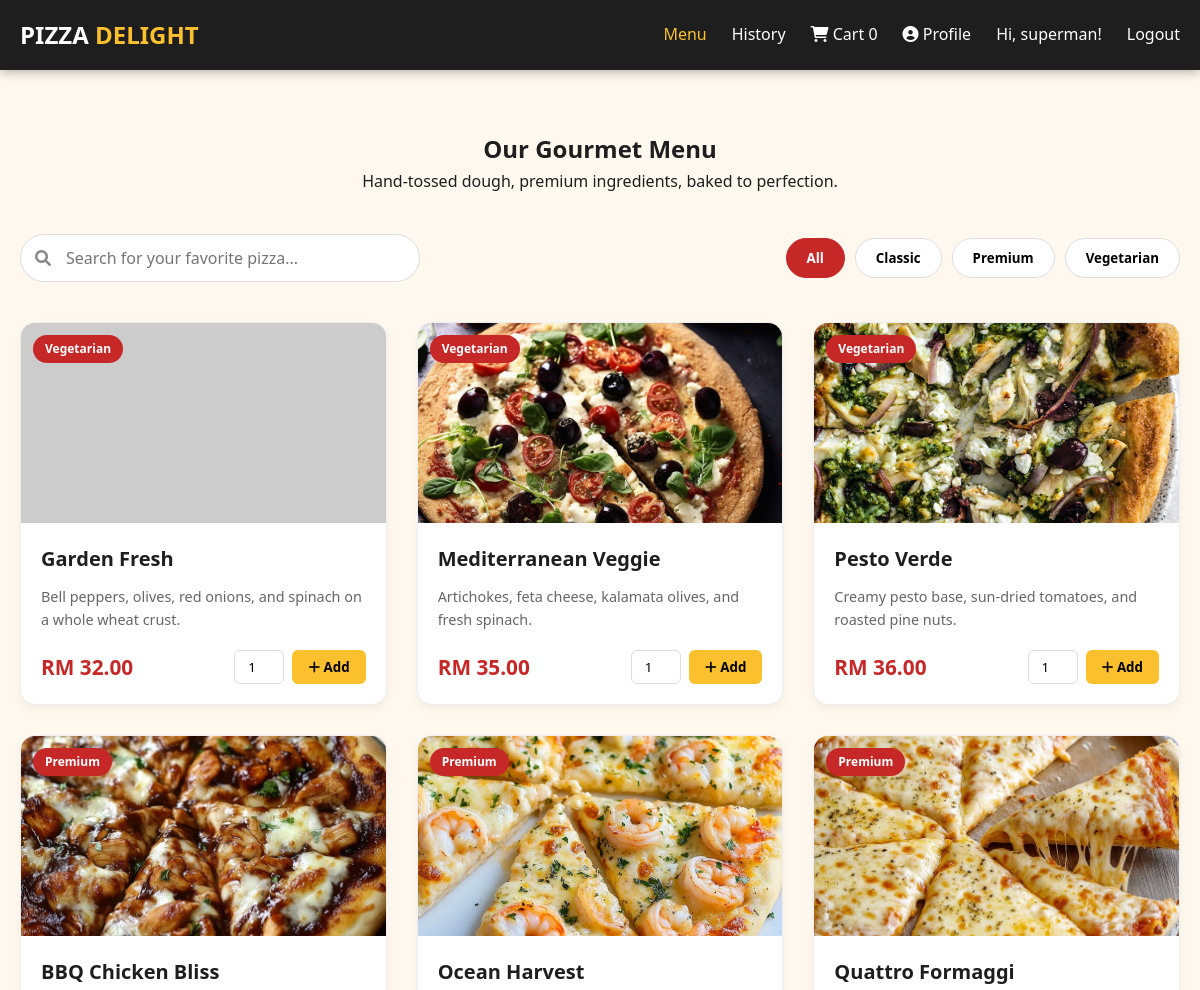
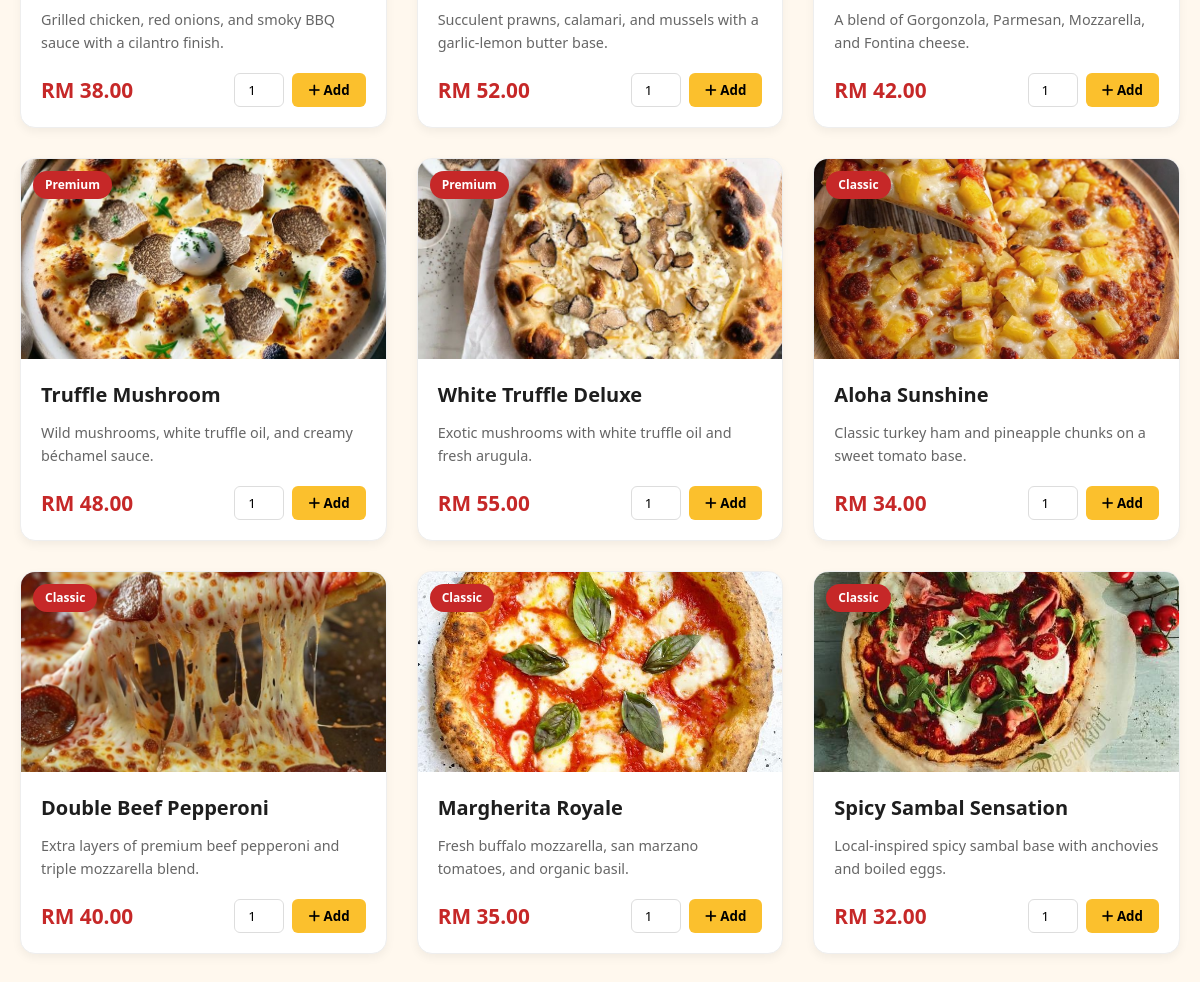
Screenshot of /index.php (signed in) with the database file from the repository (2 pictures, top to bottom).
### tables this page shows
CREATE TABLE `pizzas` (
  `id` int(11) NOT NULL,
  `name` varchar(100) NOT NULL,
  `description` text DEFAULT NULL,
  `price` decimal(10,2) NOT NULL,
  `image` varchar(255) DEFAULT NULL,
  `category` varchar(50) DEFAULT NULL,
  `status` enum('available','unavailable') DEFAULT 'available',
  `created_at` timestamp NOT NULL DEFAULT current_timestamp()
);

### index.php (the view, shortened to what this page needs)
<?php
require_once 'db.php';
$query = "SELECT * FROM pizzas WHERE status = 'available' ORDER BY category DESC, name ASC";
$result = $conn->query($query);
?>
<!DOCTYPE html>
<html lang="en">
<head>
    <link rel="stylesheet" href="https://cdnjs.cloudflare.com/ajax/libs/font-awesome/6.0.0/css/all.min.css">
    <link rel="stylesheet" href="style.css">
</head>
<body>
    <nav class="navbar">
        <div class="nav-container">
            <h1 class="logo">PIZZA <span>DELIGHT</span></h1>
            <div class="nav-links">
                <a href="index.php" class="active">Menu</a>
                <a href="order_history.php">History</a>
                <a href="cart.php" class="cart-link">
                    <i class="fas fa-shopping-cart"></i>
                    Cart <span id="cart-count"><?php echo isset($_SESSION['cart']) ? array_sum($_SESSION['cart']) : 0; ?></span>
                </a>
                <a href="profile.php" class="<?php echo (basename($_SERVER['PHP_SELF']) == 'profile.php') ? 'active' : ''; ?>">
                  <i class="fas fa-user-circle"></i> Profile
                </a>
                <span class="user-greet">Hi, <?php echo htmlspecialchars($_SESSION['username']); ?>!</span>
                <a href="logout.php" class="btn-outline">Logout</a>
            </div>
        </div>
    </nav>
    <main class="menu-container">
        <header class="menu-header">
            <h2>Our Gourmet Menu</h2>
            <p>Hand-tossed dough, premium ingredients, baked to perfection.</p>
        </header>
        <div class="menu-controls">
            <div class="search-box">
                <i class="fas fa-search"></i>
                <input type="text" id="menuSearch" placeholder="Search for your favorite pizza..." onkeyup="filterMenu()">
            </div>
            <div class="filter-tabs">
                <button class="tab-btn active" onclick="filterCategory('all', this)">All</button>
                <button class="tab-btn" onclick="filterCategory('Classic', this)">Classic</button>
                <button class="tab-btn" onclick="filterCategory('Premium', this)">Premium</button>
                <button class="tab-btn" onclick="filterCategory('Vegetarian', this)">Vegetarian</button>
            </div>
        </div>
        <div class="menu-grid" id="pizzaGrid">
            <?php if ($result->num_rows > 0): ?>
                <?php while($pizza = $result->fetch_assoc()): ?>
                <div class="pizza-card"
                     data-category="<?php echo htmlspecialchars($pizza['category']); ?>"
                     data-name="<?php echo strtolower(htmlspecialchars($pizza['name'])); ?>">
                    <div class="pizza-image">
                        <img src="images/<?php echo $pizza['image']; ?>" alt="<?php echo htmlspecialchars($pizza['name']); ?>"
                             onerror="this.src='https://via.placeholder.com/300x200?text=Delicious+Pizza'">
                        <span class="category-tag"><?php echo htmlspecialchars($pizza['category']); ?></span>
                    </div>
                    <div class="pizza-details">
                        <h3><?php echo htmlspecialchars($pizza['name']); ?></h3>
                        <p><?php echo htmlspecialchars($pizza['description']); ?></p>
                        <div class="pizza-price-row">
                            <span class="price">RM <?php echo number_format($pizza['price'], 2); ?></span>
                            <div class="add-controls">
                                <input type="number" value="1" min="1" max="10" id="qty-<?php echo $pizza['id']; ?>" class="qty-input-small">
                                <button class="btn-add" onclick="addToCart(<?php echo $pizza['id']; ?>)">
                                    <i class="fas fa-plus"></i> Add
                                </button>
                            </div>
                        </div>
                    </div>
                </div>
                <?php endwhile; ?>
            <?php else: ?>
                <div class="empty-state">
                    <p>No pizzas available at the moment. Please check back later!</p>
                </div>
            <?php endif; ?>
        </div>
    </main>
</body>
</html>

### style.css (style rules this page uses)
:root { --primary: #C62828; --secondary: #FBC02D; --accent: #1E1E1E; --bg-warm: #FFF8EE; --white: #FFFFFF; --text-muted: #666666; --border-light: #dddddd; --shadow: 0 4px 15px rgba(0,0,0,0.1); --transition: 0.3s ease; }
* { box-sizing: border-box; margin: 0; padding: 0; font-family: 'Segoe UI', Roboto, Helvetica, Arial, sans-serif; }
body { background-color: var(--bg-warm); color: var(--accent); line-height: 1.6; min-height: 100vh; display: flex; flex-direction: column; }
.navbar { background: var(--accent); padding: 1rem 0; color: white; position: sticky; top: 0; z-index: 1000; box-shadow: 0 2px 10px rgba(0,0,0,0.3); }
.nav-container { display: flex; justify-content: space-between; align-items: center; max-width: 1200px; margin: 0 auto; padding: 0 20px; }
.logo { font-size: 1.5rem; font-weight: 800; color: var(--white); }
.logo span { color: var(--secondary); }
.nav-links { display: flex; align-items: center; gap: 25px; }
.nav-links a { color: white; text-decoration: none; font-weight: 500; transition: var(--transition); }
.nav-links a:hover, .nav-links a.active { color: var(--secondary); }
.menu-container { padding: 20px 20px; }
.menu-header { text-align: center; margin: 40px 0; }
.menu-grid { display: grid; grid-template-columns: repeat(auto-fill, minmax(280px, 1fr)); gap: 30px; padding-bottom: 50px; }
.pizza-card { background: var(--white); border-radius: 15px; overflow: hidden; box-shadow: 0 4px 10px rgba(0,0,0,0.05); transition: var(--transition); border: 1px solid #eee; }
.pizza-image { position: relative; height: 200px; }
.pizza-image img { width: 100%; height: 100%; object-fit: cover; }
.category-tag { position: absolute; top: 12px; left: 12px; background: var(--primary); color: white; padding: 4px 12px; border-radius: 20px; font-size: 0.75rem; font-weight: 600; }
.pizza-details { padding: 20px; }
.pizza-details h3 { margin-bottom: 10px; font-size: 1.25rem; }
.pizza-details p { font-size: 0.9rem; color: var(--text-muted); height: 45px; overflow: hidden; }
.pizza-price-row { display: flex; justify-content: space-between; align-items: center; margin-top: 20px; }
.price { font-size: 1.3rem; font-weight: 800; color: var(--primary); }
.add-controls { display: flex; gap: 8px; }
.add-controls input { width: 50px; text-align: center; border: 1px solid #ddd; border-radius: 6px; }
.btn-add { background: var(--secondary); border: none; padding: 8px 16px; border-radius: 6px; font-weight: bold; cursor: pointer; transition: 0.2s; }
.menu-controls { display: flex; justify-content: space-between; align-items: center; margin-bottom: 40px; gap: 20px; flex-wrap: wrap; }
.search-box { position: relative; flex: 1; max-width: 400px; }
.search-box i { position: absolute; left: 15px; top: 50%; transform: translateY(-50%); color: #888; }
.search-box input { width: 100%; padding: 12px 15px 12px 45px; border: 1.5px solid #ddd; border-radius: 30px; font-size: 1rem; outline: none; transition: var(--transition); }
.filter-tabs { display: flex; gap: 10px; }
.tab-btn { padding: 10px 20px; border: 1px solid #ddd; background: white; border-radius: 25px; cursor: pointer; font-weight: 600; transition: var(--transition); }
.tab-btn.active, .tab-btn:hover { background: var(--primary); color: white; border-color: var(--primary); }

### rows the page displays
pizzas: category "Vegetarian", name "Garden Fresh", description "Bell peppers, olives, red onions, and spinach on a whole wheat crust.", price "32.00"
pizzas: image (picture), category "Vegetarian", name "Mediterranean Veggie", description "Artichokes, feta cheese, kalamata olives, and fresh spinach.", price "35.00"
pizzas: image (picture), category "Vegetarian", name "Pesto Verde", description "Creamy pesto base, sun-dried tomatoes, and roasted pine nuts.", price "36.00"
pizzas: image (picture), category "Premium", name "BBQ Chicken Bliss", description "Grilled chicken, red onions, and smoky BBQ sauce with a cilantro finish.", price "38.00"
pizzas: image (picture), category "Premium", name "Ocean Harvest", description "Succulent prawns, calamari, and mussels with a garlic-lemon butter base.", price "52.00"
pizzas: image (picture), category "Premium", name "Quattro Formaggi", description "A blend of Gorgonzola, Parmesan, Mozzarella, and Fontina cheese.", price "42.00"
pizzas: image (picture), category "Premium", name "Truffle Mushroom", description "Wild mushrooms, white truffle oil, and creamy béchamel sauce.", price "48.00"
pizzas: image (picture), category "Premium", name "White Truffle Deluxe", description "Exotic mushrooms with white truffle oil and fresh arugula.", price "55.00"
pizzas: image (picture), category "Classic", name "Aloha Sunshine", description "Classic turkey ham and pineapple chunks on a sweet tomato base.", price "34.00"
pizzas: image (picture), category "Classic", name "Double Beef Pepperoni", description "Extra layers of premium beef pepperoni and triple mozzarella blend.", price "40.00"
pizzas: image (picture), category "Classic", name "Margherita Royale", description "Fresh buffalo mozzarella, san marzano tomatoes, and organic basil.", price "35.00", id "1"
pizzas: image (picture), category "Classic", name "Spicy Sambal Sensation", description "Local-inspired spicy sambal base with anchovies and boiled eggs.", price "32.00"

### other values shown
$_SESSION['username'] "superman"
